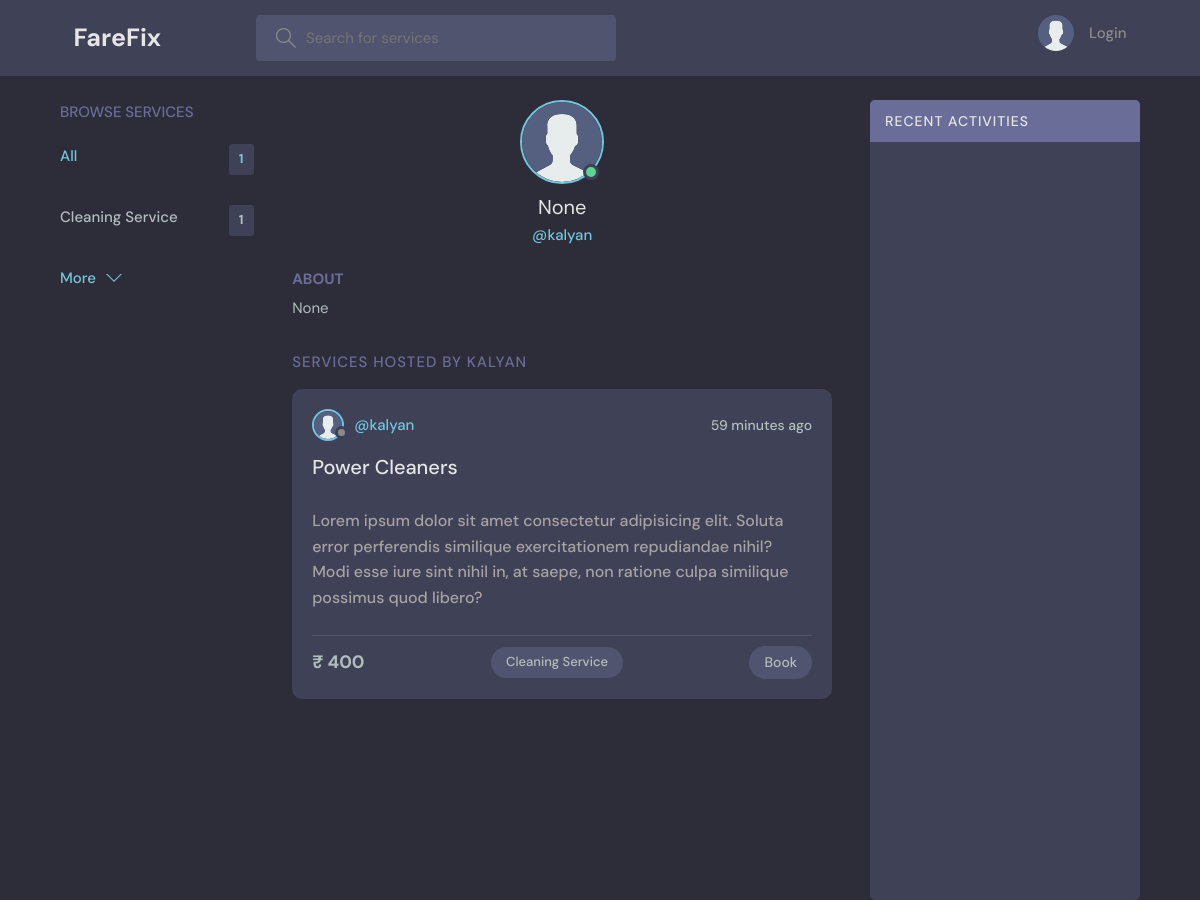
Page /profile/1/ on the committed database.
### base/models.py (models this page shows, shortened)
class Topic(models.Model):
    name = models.CharField(max_length=200)

class User(AbstractUser):
    username = models.CharField(max_length=200)
    name = models.CharField(max_length=200, null=True)
    email = models.EmailField(unique=True, null=True)
    bio = models.TextField(null=True)
    avatar = models.ImageField(null=True, default="avatar.svg")
    groups = models.ManyToManyField(
        'auth.Group',
        blank=True,
        related_name='custom_User_groups',
        verbose_name='groups',
        help_text='The groups this user belongs to. A user will get all permissions granted to each of their groups.',
    )
    user_permissions = models.ManyToManyField(
        'auth.Permission',
        blank=True,
        related_name='custom_User_permissions',
        verbose_name='user permissions',
        help_text='Specific permissions for this user.',
    )
    USERNAME_FIELD = 'email'
    REQUIRED_FIELDS = []

class Room(models.Model):
    host = models.ForeignKey(User, on_delete=models.SET_NULL, null=True)
    topic = models.ForeignKey(Topic, on_delete=models.SET_NULL, null=True)
    name = models.CharField(max_length=200)
    description = models.TextField(null=True, blank=True)
    participants = models.ManyToManyField(
        User, related_name='participant_rooms', blank=True)
    updated = models.DateTimeField(auto_now=True)
    created = models.DateTimeField(auto_now_add=True)
    image = models.ImageField(null=True, default="avatar.svg")
    price = models.IntegerField(default=0)
    class Meta:
        ordering = ['-updated', '-created']

### base/views.py (the view)
# urls.py: path('profile/<int:pk>/', views.userProfile, name="user-profile"),
def userProfile(request, pk):
    user = User.objects.get(id=pk)
    rooms = user.room_set.all()
    room_messages = user.message_set.all()
    booking = bookings.objects.filter(provider = user.username)
    orders = bookings.objects.filter(customer = user.username)
    topics = Topic.objects.all()
    context = {'user': user, 'rooms': rooms,
               'room_messages': room_messages, 'topics': topics,'orders':orders,'bookings':booking}
    return render(request, 'base/profile.html', context)

### base/migrations/templates/base/profile.html (shortened to what this page needs)
{% extends 'main.html' %}
{% block content %}
<main class="profile-page layout layout--3">
  <div class="container">
    {% include 'base/topics_component.html' %}
    <div class="scroller" style = "height:100vh; overflow-y: scroll;  -ms-overflow-style: none; scrollbar-width: none;">
    <div class="roomList">
      <div class="profile">
        <div class="profile__avatar">
          <div class="avatar avatar--large active">
            <img src="{{user.avatar.url}}" />
          </div>
        </div>
        <div class="profile__info">
          <h3>{{user.name}}</h3>
          <p>@{{user.username}}</p>
        </div>
        <div class="profile__about">
          <h3>About</h3>
          <p>
            {{user.bio}}
          </p>
        </div>
      </div>
      <div class="roomList__header">
        <div>
          <h2>Services Hosted by {{user.username}}</a>
          </h2>
        </div>
      </div>
      {% for room in rooms %}
     {%if user.username == room.host.username %}
      <div class="roomListRoom">
          <div class="roomListRoom__header">
              <a href="{% url 'user-profile' room.host.id %}" class="roomListRoom__author">
                  <div class="avatar avatar--small">
                      <img src="{{room.host.avatar.url}}" />
                  </div>
                  <span>@{{room.host.username}}</span>
              </a>
              <div class="roomListRoom__actions">
                  <span>{{room.created|timesince}} ago</span>
              </div>
          </div>
          <div class="roomListRoom__content">
              <a href="{% url 'room' room.id %}">{{room.name}}</a>
          </div>
          <div class="roomListRoom__content" id="room_desc">
              <a href="{% url 'room' room.id %}" style="font-size: 16px; font-weight: 500; color:rgb(167, 163, 163);">Lorem
                  ipsum dolor sit amet consectetur adipisicing elit. Soluta error perferendis similique exercitationem
                  repudiandae nihil? Modi esse iure sint nihil in, at saepe, non ratione culpa similique possimus quod
                  libero?</a>
          </div>
          <div class="roomListRoom__meta">
            <a href="{% url 'room' room.id %}" class="roomListRoom__joined">
              <h1 style="font-size: 18px;"><span style='font-size:18px; color:#B2BDBD;'>&#8377;</span> {{room.price}} </h1>
            </a>
            <p class="roomListRoom__topic">{{room.topic.name}}</p>
            <p class="roomListRoom__topic">  <a href="{% url 'book' room.id %}" class="roomListRoom__joined">Book</a></p>
          </div>
        </div>
        {%endif%}
        {% endfor %}
      </div>
    </div>
    {% include 'base/activity_component.html' %}
  </div>
</main>
{% endblock content %}

### templates/main.html (shortened to what this page needs)
<!DOCTYPE html>
{% load static %}
<html lang="en">
<head>
    <link rel="stylesheet" href="{% static 'styles/style.css' %}" />
</head>
<body>
    {% include 'navbar.html' %}
    {% block content %}
    {% endblock %}
</body>
</html>

### templates/navbar.html (shortened to what this page needs)
{% load static %}
<header class="header header--loggedIn">
    <div class="container">
        <a href="{% url 'home' %}" class="header__logo">
            <h1 style="font-size: 25px;">FareFix</h1>
        </a>
        <form class="header__search" method="GET" action="{% url 'home' %}">
            <label>
                <input name="q" placeholder="Search for services" />
            </label>
        </form>
        <nav class="header__menu">
            {% if request.user.is_authenticated %}
            <div class="header__user">
                <a href="{% url 'user-profile' request.user.id %}">
                    <div class="avatar avatar--medium active">
                        <img src="{{request.user.avatar.url}}" />
                    </div>
                    <p>{{request.user.username}} <span>@{{request.user.username}}</span></p>
                </a>
                <button class="dropdown-button">
                    <svg version="1.1" xmlns="http://www.w3.org/2000/svg" width="32" height="32" viewBox="0 0 32 32">
                        <title>chevron-down</title>
                        <path d="M16 21l-13-13h-3l16 16 16-16h-3l-13 13z"></path>
                    </svg>
                </button>
            </div>
            {% else %}
            <a href="{% url 'login' %}">
                <img src="{% static 'images/avatar.svg' %}" />
                <p>Login</p>
            </a>
            {% endif %}
        </nav>
    </div>
</header>

### base/migrations/templates/base/topics_component.html
<div class="topics">
    <div class="topics__header">
        <h2>Browse Services</h2>
    </div>
    <ul class="topics__list">
        <li>
            <a href="{% url 'home' %}" class="active">All <span>{{topics.count}}</span></a>
        </li>
        {% for topic in topics %}
        <li>
            <a href="{% url 'home' %}?q={{topic.name}}">{{topic.name}}<span>{{topic.room_set.all.count}}</span></a>
        </li>
        {% endfor %}
    </ul>
    <a class="btn btn--link" href="{% url 'topics' %}">
        More
        <svg version="1.1" xmlns="http://www.w3.org/2000/svg" width="32" height="32" viewBox="0 0 32 32">
            <title>chevron-down</title>
            <path d="M16 21l-13-13h-3l16 16 16-16h-3l-13 13z"></path>
        </svg>
    </a>
</div>

### base/migrations/templates/base/activity_component.html (shortened to what this page needs)
<div class="activities" style="height:100vh; overflow-y: scroll;  -ms-overflow-style: none; scrollbar-width: none;">
    <div class="activities__header">
        <h2>Recent Activities</h2>
    </div>
</div>

### templates/main.html (style rules this page uses)
#room_desc { font-size: 10px; }

### rows in the picture
Topic: name "Cleaning Service", room_set.all.count "1"
User: avatar (placeholder picture), name "None", username "kalyan", bio "None", username "KALYAN"
Room: host.avatar (placeholder picture), host.username "kalyan", created "59 minutes", name "Power Cleaners", price "400", topic.name "Cleaning Service"

### other values in the picture
{{ topics.count }} "1"
